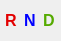
       <widget class="QWidget" name="horizontalLayoutWidget">
        <property name="geometry">
         <rect>
          <x>630</x>
          <y>140</y>
          <width>61</width>
          <height>21</height>
         </rect>
        </property>
        <layout class="QHBoxLayout" name="horizontalLayout">
         <property name="leftMargin">
          <number>5</number>
         </property>
         <property name="rightMargin">
          <number>5</number>
         </property>
         <item>
          <widget class="QLabel" name="Label_Gear_R">
           <property name="palette">
            <palette>
             <active>
              <colorrole role="WindowText">
               <brush brushstyle="SolidPattern">
                <color alpha="255">
                 <red>226</red>
                 <green>0</green>
                 <blue>0</blue>
                </color>
               </brush>
              </colorrole>
              <colorrole role="Button">
               <brush brushstyle="SolidPattern">
                <color alpha="255">
                 <red>255</red>
                 <green>255</green>
                 <blue>255</blue>
                </color>
               </brush>
              </colorrole>
              <colorrole role="Base">
               <brush brushstyle="SolidPattern">
                <color alpha="255">
                 <red>255</red>
                 <green>255</green>
                 <blue>255</blue>
                </color>
               </brush>
              </colorrole>
              <colorrole role="Window">
               <brush brushstyle="SolidPattern">
                <color alpha="255">
                 <red>255</red>
                 <green>255</green>
                 <blue>255</blue>
                </color>
               </brush>
              </colorrole>
             </active>
             <inactive>
              <colorrole role="WindowText">
               <brush brushstyle="SolidPattern">
                <color alpha="255">
                 <red>226</red>
                 <green>0</green>
                 <blue>0</blue>
                </color>
               </brush>
              </colorrole>
              <colorrole role="Button">
               <brush brushstyle="SolidPattern">
                <color alpha="255">
                 <red>255</red>
                 <green>255</green>
                 <blue>255</blue>
                </color>
               </brush>
              </colorrole>
              <colorrole role="Base">
               <brush brushstyle="SolidPattern">
                <color alpha="255">
                 <red>255</red>
                 <green>255</green>
                 <blue>255</blue>
                </color>
               </brush>
              </colorrole>
              <colorrole role="Window">
               <brush brushstyle="SolidPattern">
                <color alpha="255">
                 <red>255</red>
                 <green>255</green>
                 <blue>255</blue>
                </color>
               </brush>
              </colorrole>
             </inactive>
             <disabled>
              <colorrole role="WindowText">
               <brush brushstyle="SolidPattern">
                <color alpha="255">
                 <red>120</red>
                 <green>120</green>
                 <blue>120</blue>
                </color>
               </brush>
              </colorrole>
              <colorrole role="Button">
               <brush brushstyle="SolidPattern">
                <color alpha="255">
                 <red>255</red>
                 <green>255</green>
                 <blue>255</blue>
                </color>
               </brush>
              </colorrole>
              <colorrole role="Base">
               <brush brushstyle="SolidPattern">
                <color alpha="255">
                 <red>255</red>
                 <green>255</green>
                 <blue>255</blue>
                </color>
               </brush>
              </colorrole>
              <colorrole role="Window">
               <brush brushstyle="SolidPattern">
                <color alpha="255">
                 <red>255</red>
                 <green>255</green>
                 <blue>255</blue>
                </color>
               </brush>
              </colorrole>
             </disabled>
            </palette>
           </property>
           <property name="font">
            <font>
             <pointsize>12</pointsize>
             <weight>75</weight>
             <bold>true</bold>
            </font>
           </property>
           <property name="text">
            <string>R</string>
           </property>
          </widget>
         </item>
         <item>
          <widget class="QLabel" name="Label_Gear_N">
           <property name="palette">
            <palette>
             <active>
              <colorrole role="WindowText">
               <brush brushstyle="SolidPattern">
                <color alpha="255">
                 <red>0</red>
                 <green>0</green>
                 <blue>255</blue>
                </color>
               </brush>
              </colorrole>
              <colorrole role="Button">
               <brush brushstyle="SolidPattern">
                <color alpha="255">
                 <red>255</red>
                 <green>255</green>
                 <blue>255</blue>
                </color>
               </brush>
              </colorrole>
              <colorrole role="Base">
               <brush brushstyle="SolidPattern">
                <color alpha="255">
                 <red>255</red>
                 <green>255</green>
                 <blue>255</blue>
                </color>
               </brush>
              </colorrole>
              <colorrole role="Window">
               <brush brushstyle="SolidPattern">
                <color alpha="255">
                 <red>255</red>
                 <green>255</green>
                 <blue>255</blue>
                </color>
               </brush>
              </colorrole>
             </active>
             <inactive>
              <colorrole role="WindowText">
               <brush brushstyle="SolidPattern">
                <color alpha="255">
                 <red>0</red>
                 <green>0</green>
                 <blue>255</blue>
                </color>
               </brush>
              </colorrole>
              <colorrole role="Button">
               <brush brushstyle="SolidPattern">
                <color alpha="255">
                 <red>255</red>
                 <green>255</green>
                 <blue>255</blue>
                </color>
               </brush>
              </colorrole>
              <colorrole role="Base">
               <brush brushstyle="SolidPattern">
                <color alpha="255">
                 <red>255</red>
                 <green>255</green>
                 <blue>255</blue>
                </color>
               </brush>
              </colorrole>
              <colorrole role="Window">
               <brush brushstyle="SolidPattern">
                <color alpha="255">
                 <red>255</red>
                 <green>255</green>
                 <blue>255</blue>
                </color>
               </brush>
              </colorrole>
             </inactive>
             <disabled>
              <colorrole role="WindowText">
               <brush brushstyle="SolidPattern">
                <color alpha="255">
                 <red>120</red>
                 <green>120</green>
                 <blue>120</blue>
                </color>
               </brush>
              </colorrole>
              <colorrole role="Button">
               <brush brushstyle="SolidPattern">
                <color alpha="255">
                 <red>255</red>
                 <green>255</green>
                 <blue>255</blue>
                </color>
               </brush>
              </colorrole>
              <colorrole role="Base">
               <brush brushstyle="SolidPattern">
                <color alpha="255">
                 <red>255</red>
                 <green>255</green>
                 <blue>255</blue>
                </color>
               </brush>
              </colorrole>
              <colorrole role="Window">
               <brush brushstyle="SolidPattern">
                <color alpha="255">
                 <red>255</red>
                 <green>255</green>
                 <blue>255</blue>
                </color>
               </brush>
              </colorrole>
             </disabled>
            </palette>
           </property>
           <property name="font">
            <font>
             <pointsize>12</pointsize>
             <weight>75</weight>
             <bold>true</bold>
            </font>
           </property>
           <property name="text">
            <string>N</string>
           </property>
          </widget>
         </item>
         <item>
          <widget class="QLabel" name="Label_Gear_1">
           <property name="palette">
            <palette>
             <active>
              <colorrole role="WindowText">
               <brush brushstyle="SolidPattern">
                <color alpha="255">
                 <red>85</red>
                 <green>170</green>
                 <blue>0</blue>
                </color>
               </brush>
              </colorrole>
              <colorrole role="Button">
               <brush brushstyle="SolidPattern">
                <color alpha="255">
                 <red>255</red>
                 <green>255</green>
                 <blue>255</blue>
                </color>
               </brush>
              </colorrole>
              <colorrole role="Base">
               <brush brushstyle="SolidPattern">
                <color alpha="255">
                 <red>255</red>
                 <green>255</green>
                 <blue>255</blue>
                </color>
               </brush>
              </colorrole>
              <colorrole role="Window">
               <brush brushstyle="SolidPattern">
                <color alpha="255">
                 <red>255</red>
                 <green>255</green>
                 <blue>255</blue>
                </color>
               </brush>
              </colorrole>
             </active>
             <inactive>
              <colorrole role="WindowText">
               <brush brushstyle="SolidPattern">
                <color alpha="255">
                 <red>85</red>
                 <green>170</green>
                 <blue>0</blue>
                </color>
               </brush>
              </colorrole>
              <colorrole role="Button">
               <brush brushstyle="SolidPattern">
                <color alpha="255">
                 <red>255</red>
                 <green>255</green>
                 <blue>255</blue>
                </color>
               </brush>
              </colorrole>
              <colorrole role="Base">
               <brush brushstyle="SolidPattern">
                <color alpha="255">
                 <red>255</red>
                 <green>255</green>
                 <blue>255</blue>
                </color>
               </brush>
              </colorrole>
              <colorrole role="Window">
               <brush brushstyle="SolidPattern">
                <color alpha="255">
                 <red>255</red>
                 <green>255</green>
                 <blue>255</blue>
                </color>
               </brush>
              </colorrole>
             </inactive>
             <disabled>
              <colorrole role="WindowText">
               <brush brushstyle="SolidPattern">
                <color alpha="255">
                 <red>120</red>
                 <green>120</green>
                 <blue>120</blue>
                </color>
               </brush>
              </colorrole>
              <colorrole role="Button">
               <brush brushstyle="SolidPattern">
                <color alpha="255">
                 <red>255</red>
                 <green>255</green>
                 <blue>255</blue>
                </color>
               </brush>
              </colorrole>
              <colorrole role="Base">
               <brush brushstyle="SolidPattern">
                <color alpha="255">
                 <red>255</red>
                 <green>255</green>
                 <blue>255</blue>
                </color>
               </brush>
              </colorrole>
              <colorrole role="Window">
               <brush brushstyle="SolidPattern">
                <color alpha="255">
                 <red>255</red>
                 <green>255</green>
                 <blue>255</blue>
                </color>
               </brush>
              </colorrole>
             </disabled>
            </palette>
           </property>
           <property name="font">
            <font>
             <pointsize>12</pointsize>
             <weight>75</weight>
             <bold>true</bold>
            </font>
           </property>
           <property name="text">
            <string>D</string>
           </property>
          </widget>
         </item>
        </layout>
        <zorder>Label_Gear_N</zorder>
        <zorder>Label_Gear_1</zorder>
        <zorder>Label_Gear_R</zorder>
       </widget>
